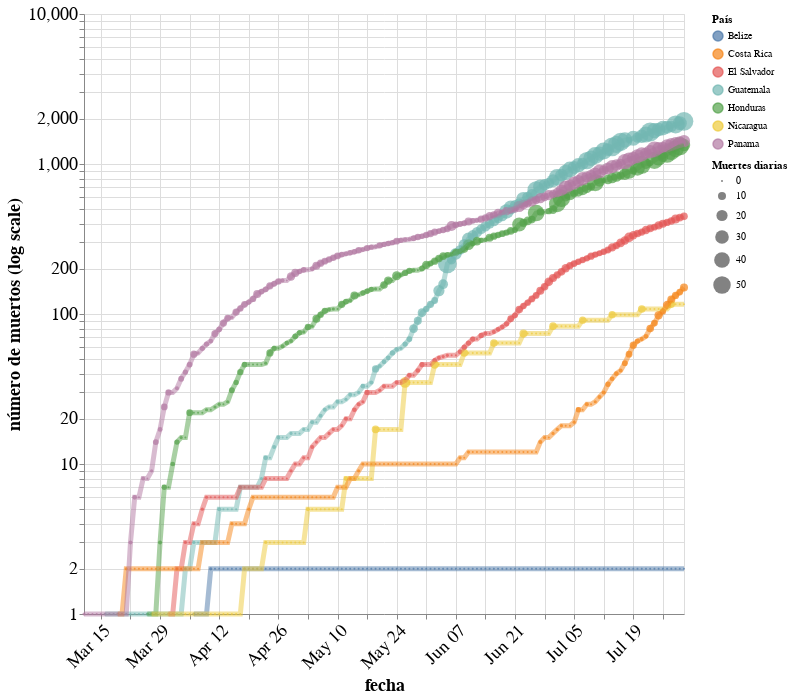

The notebook cell saved with this chart:
### Markdown cell above
## Número de Muertes

### Code cell
#hide_input

# highlight_deaths = alt.selection(type='single',
#                           on='mouseover',
#                           fields=['country'],
#                           nearest=True)

base_deaths = alt.Chart(cdr_ca[cdr_ca["deaths"]>0], title="").encode(
    x = alt.X('date:T', title="fecha", axis = alt.Axis(format=("%b %d"), labelAngle=-45)),
    y = alt.Y('deaths:Q', scale=alt.Scale(type='log'), title="número de muertos (log scale)"),
    color = alt.Color('country:N', title="País"),
    tooltip = [alt.Tooltip('country', title='país'),
             alt.Tooltip('date:T', title='fecha'),
             alt.Tooltip('cases_per_million:Q', title='Diagnosticados por millon'),
             alt.Tooltip('cases:Q', title='Diagnosticados (Total)'),
             alt.Tooltip('new_cases:Q', title='Diagnosticados (Nuevos)'),
             alt.Tooltip('deaths:Q', title='Muertos (Total)'),
             alt.Tooltip('new_deaths:Q', title='Muertos (Nuevos)')
            ]
)

points_deaths = base_deaths.mark_circle().encode(
    size=alt.Size('new_deaths:Q', title="Muertes diarias"),
).add_selection(
    highlight
)

lines_deaths = base_deaths.mark_line(opacity=0.5).encode(
    size=alt.condition(~highlight, alt.value(2.5), alt.value(5)),
    
)

alt.layer(points_deaths, lines_deaths).properties(
    height=600,
    width=600
).configure_axis(
    labelFontSize=18,
    titleFontSize=18
)

### Figure 1 — Vega-Lite specification as saved in the notebook (floating-point values rounded to 4 significant figures; data arrays with more than 128 entries replaced by an {"elided": "..."} marker saying what was removed)
{"config": {"view": {"continuousWidth": 400, "continuousHeight": 300}, "axis": {"labelFontSize": 18, "titleFontSize": 18}}, "layer": [{"mark": "circle", "encoding": {"color": {"type": "nominal", "field": "country", "title": "País"}, "size": {"type": "quantitative", "field": "new_deaths", "title": "Muertes diarias"}, "tooltip": [{"type": "nominal", "field": "country", "title": "país"}, {"type": "temporal", "field": "date", "title": "fecha"}, {"type": "quantitative", "field": "cases_per_million", "title": "Diagnosticados por millon"}, {"type": "quantitative", "field": "cases", "title": "Diagnosticados (Total)"}, {"type": "quantitative", "field": "new_cases", "title": "Diagnosticados (Nuevos)"}, {"type": "quantitative", "field": "deaths", "title": "Muertos (Total)"}, {"type": "quantitative", "field": "new_deaths", "title": "Muertos (Nuevos)"}], "x": {"type": "temporal", "axis": {"format": "%b %d", "labelAngle": -45}, "field": "date", "title": "fecha"}, "y": {"type": "quantitative", "field": "deaths", "scale": {"type": "log"}, "title": "número de muertos (log scale)"}}, "selection": {"selector001": {"type": "single", "on": "mouseover", "fields": ["country"], "nearest": true}}, "title": ""}, {"mark": {"type": "line", "opacity": 0.5}, "encoding": {"color": {"type": "nominal", "field": "country", "title": "País"}, "size": {"condition": {"value": 2.5, "selection": {"not": "selector001"}}, "value": 5}, "tooltip": [{"type": "nominal", "field": "country", "title": "país"}, {"type": "temporal", "field": "date", "title": "fecha"}, {"type": "quantitative", "field": "cases_per_million", "title": "Diagnosticados por millon"}, {"type": "quantitative", "field": "cases", "title": "Diagnosticados (Total)"}, {"type": "quantitative", "field": "new_cases", "title": "Diagnosticados (Nuevos)"}, {"type": "quantitative", "field": "deaths", "title": "Muertos (Total)"}, {"type": "quantitative", "field": "new_deaths", "title": "Muertos (Nuevos)"}], "x": {"type": "temporal", "axis": {"format": "%b %d", "labelAngle": -45}, "field": "date", "title": "fecha"}, "y": {"type": "quantitative", "field": "deaths", "scale": {"type": "log"}, "title": "número de muertos (log scale)"}}, "title": ""}], "data": {"name": "data-c2f93fda1080d4e28d82f5c20832b9fe"}, "height": 600, "width": 600, "$schema": "https://vega.github.io/schema/vega-lite/v4.0.2.json", "datasets": {"data-c2f93fda1080d4e28d82f5c20832b9fe": {"elided": "911 records"}}}
